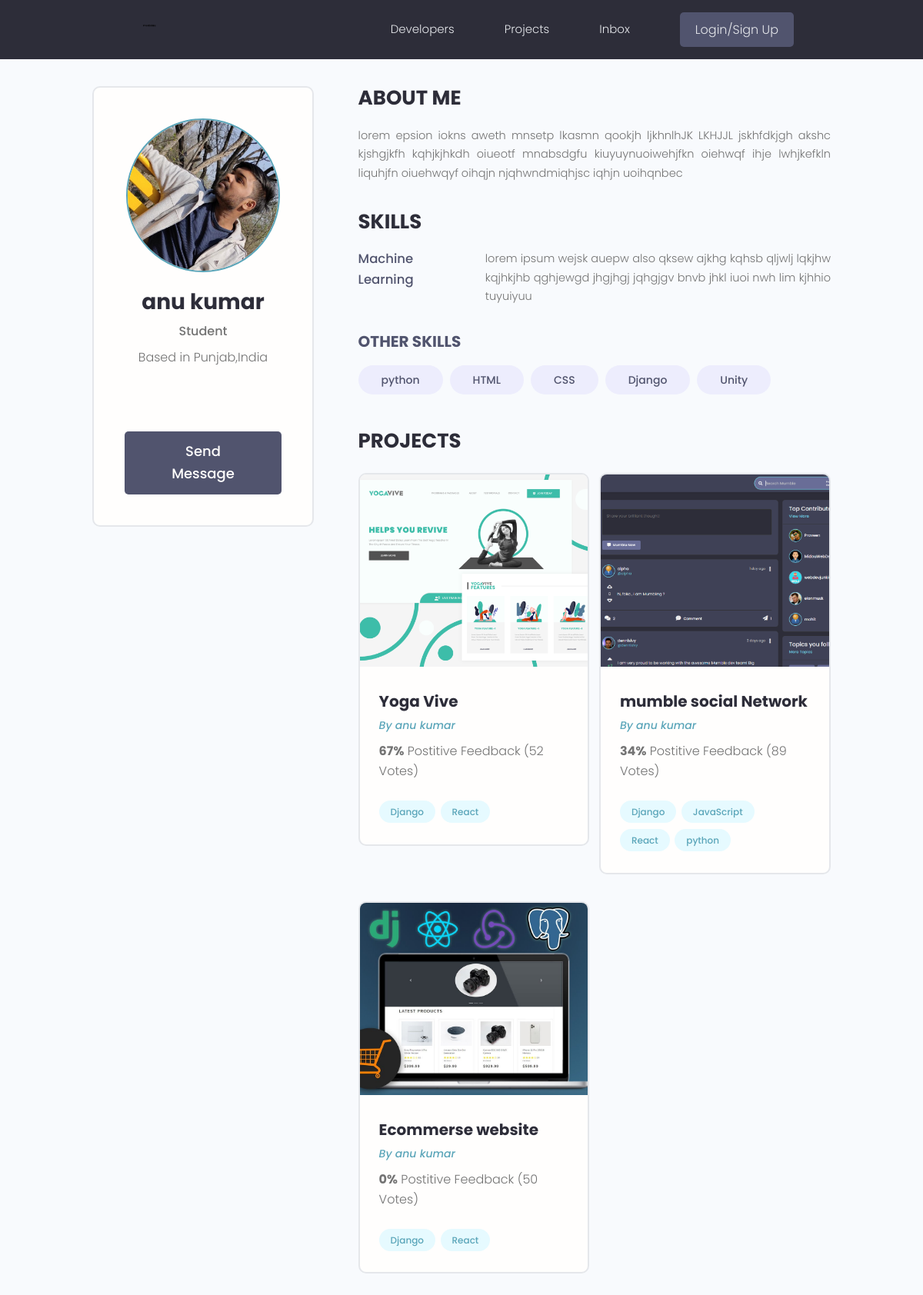
The page /profile/a47001d9-6f3d-48bc-b86e-44109ac7f39c/ on the database as committed earlier.
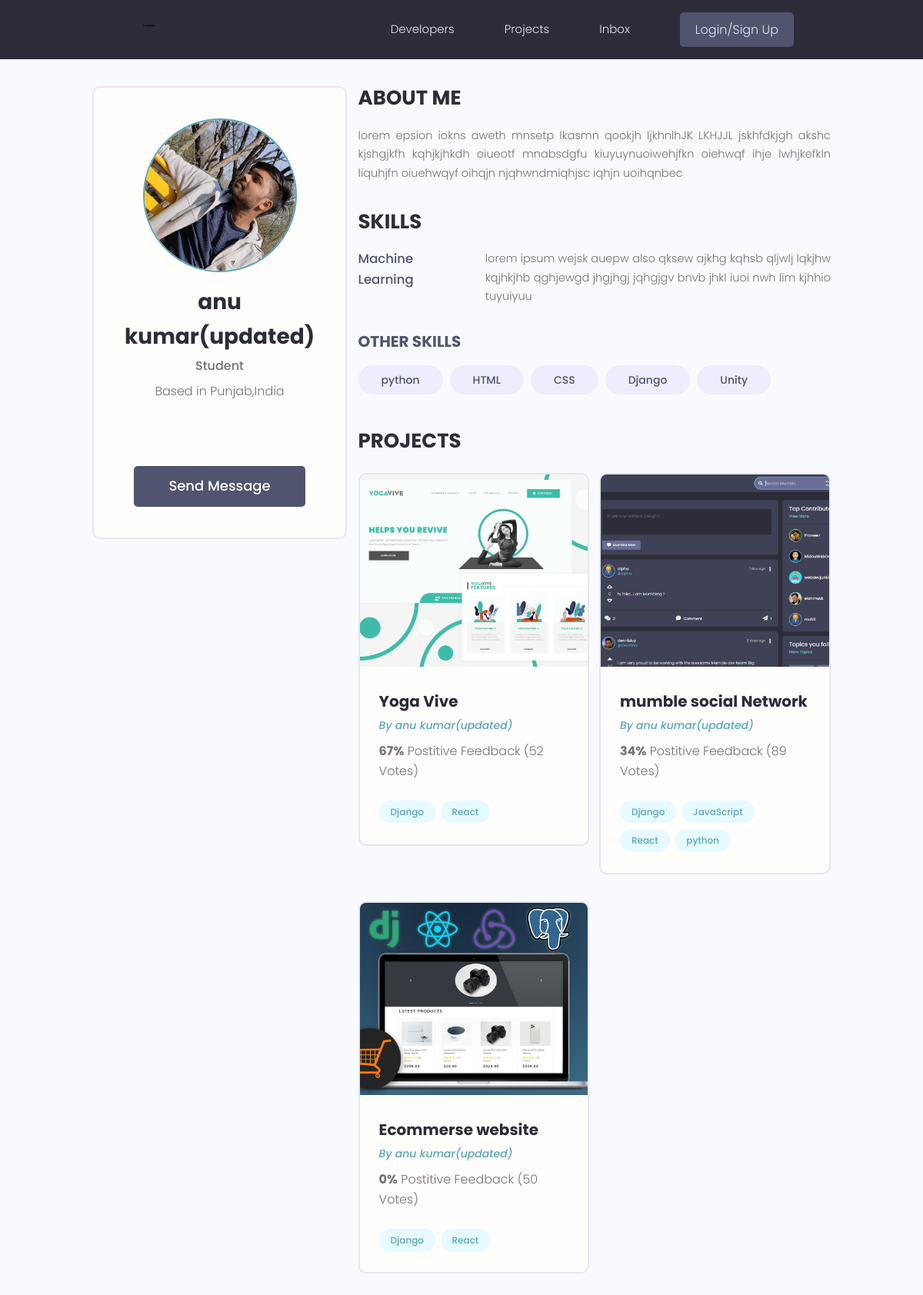
The same page on the database as committed later.
### users/models.py (models this page shows, shortened)
class Profiles(models.Model):
    user = models.OneToOneField(User , on_delete = models.CASCADE ,null= True , blank=True)
    name = models.CharField(max_length=200 , blank=True ,null=True)
    email = models.EmailField(max_length=500 ,blank=True, null=True)
    username = models.CharField(max_length=200 , blank=True ,null=True)
    location = models.CharField(max_length=200 , blank=True ,null=True)
    short_intro = models.CharField(max_length=200 , blank=True ,null=True)
    bio = models.TextField(blank=True, null=True)
    profile_image = models.ImageField(null=True, blank =True ,upload_to ='profiles/',default='profiles/user-default.png')
    social_github = models.CharField(max_length=200,blank=True,null=True)
    social_twitter = models.CharField(max_length=200,blank=True,null=True)
    social_linkdin = models.CharField(max_length=200,blank=True,null=True)
    social_youtube = models.CharField(max_length=200,blank=True,null=True)
    social_website = models.CharField(max_length=200,blank=True,null=True)
    created = models.DateTimeField(auto_now_add=True)
    id = models.UUIDField(default=uuid.uuid4,unique=True,primary_key=True,editable=False)

### projects/models.py (models this page shows, shortened)
class Project(models.Model):
    owner =models.ForeignKey(Profiles, null=True , blank= True , on_delete=models.SET_NULL)
    title = models.CharField(max_length=200)
    description = models.TextField(null=True,blank=True)
    featured_image=models.ImageField(null=True,blank=True,default='default.jpg')
    demo_link = models.CharField(max_length=2000 , null=True , blank=True)
    source_link = models.CharField(max_length=2000,null=True,blank=True)
    tags=models.ManyToManyField('Tag',blank=True)
    vote_total = models.IntegerField(default=0 ,null= True,blank=True)
    vote_ratio = models.IntegerField(default=0 ,null= True,blank=True)
    created = models.DateTimeField(auto_now_add=True)
    id = models.UUIDField(default=uuid.uuid4,unique=True,primary_key=True,editable=False)
    class Meta:
        ordering = ['-created']

### users/views.py (the view)
# urls.py: path('profile/<str:pk>/',views.userProfile,name="user-profile"),
def userProfile(request,pk):
    profile = Profiles.objects.get(id=pk)
    topSkills = profile.skill_set.exclude(description__exact="")
    otherSkills = profile.skill_set.filter(description="")
    context={'profile':profile,'topSkills':topSkills,'otherSkills':otherSkills}
    return render(request,'users/user-profile.html',context)

### projects/models.py (called while the page is built)
    def __str__(self):
        return self.name

### users/models.py (called while the page is built)
    def __str__(self):
        return str(self.name)

### users/templates/users/user-profile.html (shortened to what this page needs)
{% extends 'main.html' %}
{% block content %}
<main class="profile my-md">
    <div class="container">
      <div class="layout">
        <div class="column column--1of3">
          <div class="card text-center">
            <div class="card__body dev">
              <img class="avatar avatar--xl" src="{{ profile.profile_image.url }}" />
              <h2 class="dev__name">{{profile.name}}</h2>
              <p class="dev__title">{{profile.short_intro}}</p>
              <p class="dev__location">Based in {{profile.location}}</p>
              <ul class="dev__social">
              </ul>
              <a href="#" class="btn btn--sub btn--lg">Send Message </a>
            </div>
          </div>
        </div>
        <div class="column column--2of3">
          <div class="devInfo">
            <h3 class="devInfo__title">About Me</h3>
            <p class="devInfo__about">
              {{profile.bio}}
            </p>
          </div>
          <div class="devInfo">
            <h3 class="devInfo__title">Skills</h3>
            <div class="devInfo__skills">
              {% for skill in topSkills %}
              <div class="devSkill">
                <h4 class="devSkill__title">{{skill.name}}</h4>
                <p class="devSkill__info">
                  {{skill.description}}
                </p>
              </div>
              {% endfor %}
              <h3 class="devInfo__subtitle">Other Skills</h3>
              <div class="devInfo__otherSkills">
                {% for skill in otherSkills %}
                <span class="tag tag--pill tag--sub tag--lg">
                  <small>{{skill}}</small>
                </span>
                {% endfor %}
              </div>
            </div>
          </div>
          <div class="devInfo">
            <h3 class="devInfo__title">Projects</h3>
            <div class="grid grid--two">
              {% for project in  profile.project_set.all %}
              <div class="column">
                <div class="card project">
                  <a href="{% url 'project' project.id %}" class="project">
                    <img class="project__thumbnail" src="{{project.featured_image.url}}" alt="project thumbnail" />
                    <div class="card__body">
                      <h3 class="project__title">{{project.title}}</h3>
                      <p><a class="project__author" href="{% url 'user-profile' project.owner.id %}">By {{project.owner.name}}</a></p>
                      <p class="project--rating">
                        <span style="font-weight: bold;">{{project.vote_ratio}}%</span> Postitive
                        Feedback ({{project.vote_total}} Vote{{project.vote_total|pluralize:"s"}})
                      </p>
                      <div class="project__tags">
                        {% for tag in project.tags.all %}
                        <span class="tag tag--pill tag--main">
                          <small>{{tag}}</small>
                        </span>
                        {% endfor %}
                      </div>
                    </div>
                  </a>
                </div>
              </div>
              {% endfor %}
            </div>
          </div>
        </div>
      </div>
    </div>
  </main>
{% endblock content %}

Rows that differ between the two databases and show on the page:
changed Profiles "Student": name "anu kumar" → "anu kumar(updated)"
changed through a linked row, Project "Yoga Vive": owner.name "anu kumar" → "anu kumar(updated)"
changed through a linked row, Project "mumble social Network": owner.name "anu kumar" → "anu kumar(updated)"
changed through a linked row, Project "Ecommerse website": owner.name "anu kumar" → "anu kumar(updated)"
